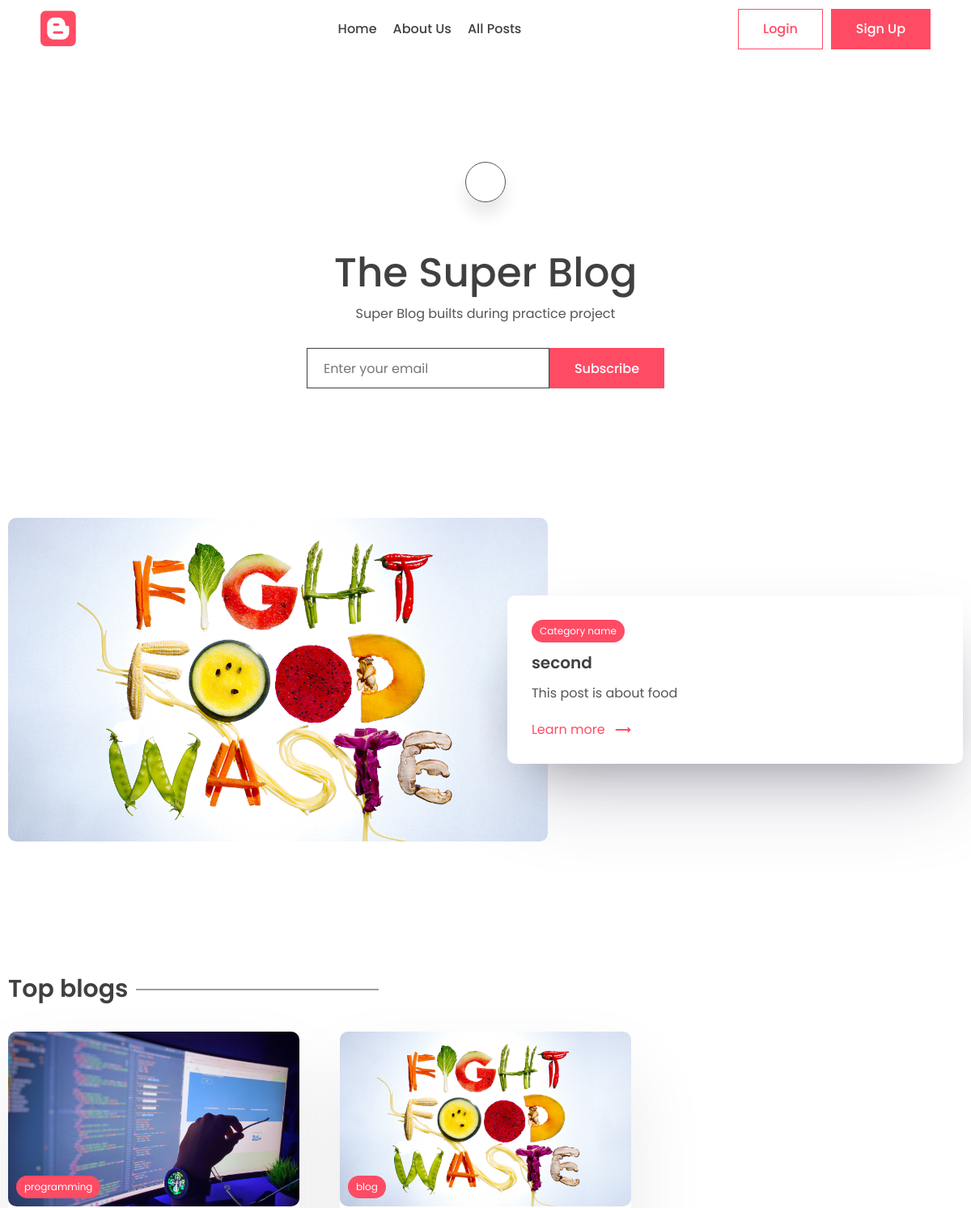
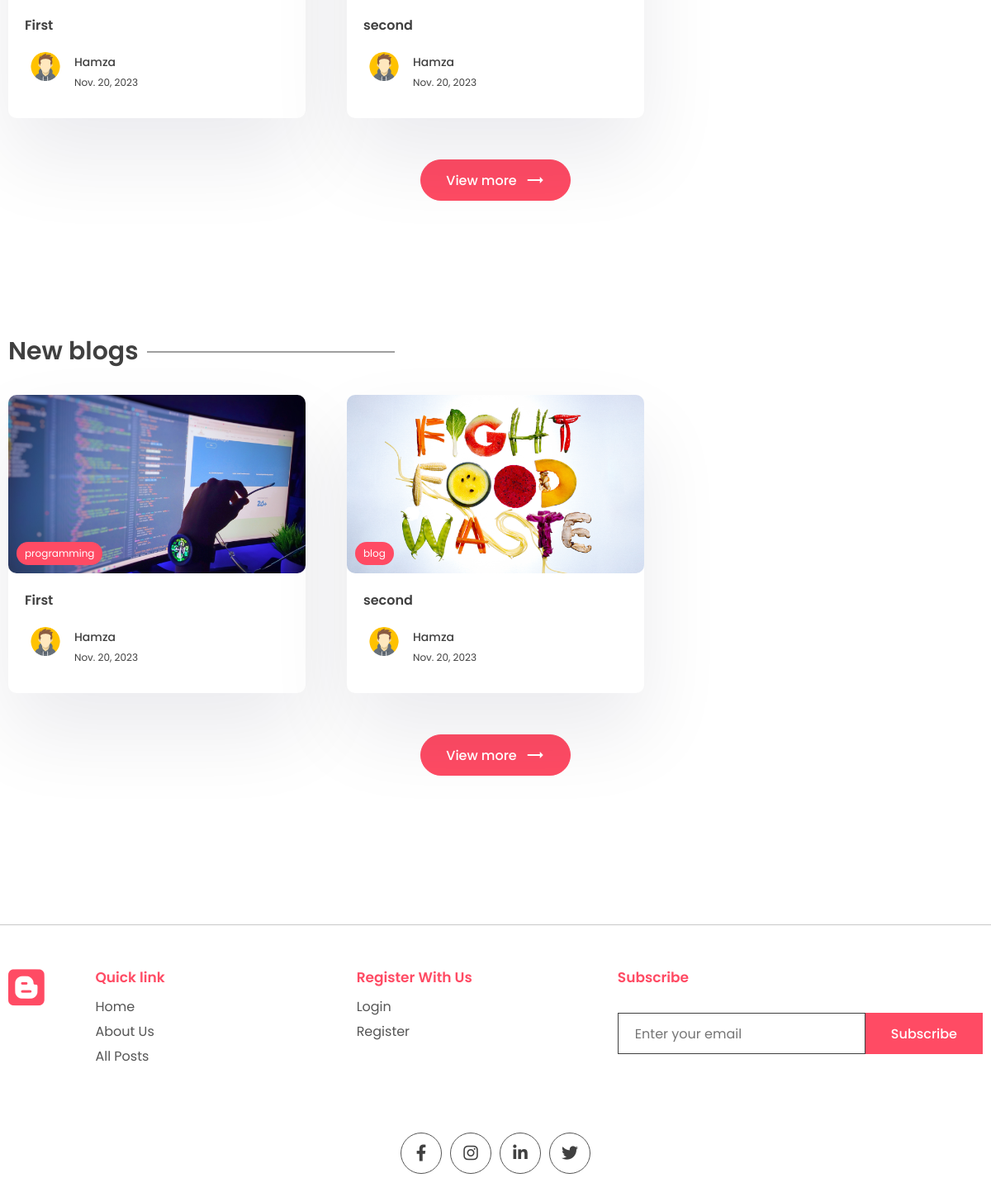
The page / on the database its author committed (2 pictures, top to bottom).
### firstapp/models.py (models this page shows, shortened)
class WebsiteMeta(models.Model):
    title = models.CharField(max_length= 200)
    description = models.CharField(max_length= 500)
    about = models.TextField()

class Post(models.Model):
    title = models.CharField(max_length= 200)
    content = models.TextField()
    last_updated = models.DateTimeField(auto_now = True)
    slug = models.SlugField(max_length = 200, unique= True)
    image = models.ImageField(null=True, blank=True, upload_to="images/")
    tags = models.ManyToManyField(Tag, blank=True, related_name='post')
    view_count = models.IntegerField(null=True, blank=True)
    is_featured = models.BooleanField(default =False)
    author = models.ForeignKey(User, on_delete =models.CASCADE, null=True,blank=True)
    bookmarks = models.ManyToManyField(User,related_name='bookmarks', default=None, blank=True)
    likes = models.ManyToManyField(User,related_name='post_like', default=None, blank=True)

class Tag(models.Model):
    name = models.CharField(max_length = 100)
    description = models.CharField(max_length = 100)
    slug = models.SlugField(max_length=200, unique = True)

class Profile(models.Model):
    user = models.OneToOneField(User, on_delete=models.CASCADE)
    profile_image = models.ImageField(null=True, blank=True, upload_to="images/")
    slug = models.SlugField(max_length=200, unique=True)
    bio = models.CharField(max_length=200)

### firstapp/views.py (the view, shortened to what this page needs)
# urls.py: path('', views.index, name='index'),
def index(request):
    posts = Post.objects.all()
    top_posts = Post.objects.all().order_by('-view_count')[0:3]
    recent_posts = Post.objects.all().order_by('-last_updated')[0:3]
    featured_blog = Post.objects.filter(is_featured= True)
    subscribe_form = SubscribeForm
    website_info = None
    if WebsiteMeta.objects.all().exists():
        website_info = WebsiteMeta.objects.all()[0]
    if featured_blog:
        featured_blog = featured_blog[0]
    subscribe_successful = None
    context = {'posts':posts, 'top_posts': top_posts, 'recent_posts':recent_posts, 'subscribe_form':subscribe_form, 'subscribe_successful':subscribe_successful, 'featured_blog':featured_blog, 'website_info':website_info}
    return render(request,  'firstapp/index.html', context)

### firstapp/templates/firstapp/index.html (shortened to what this page needs)
{% extends "base.html" %}
{% load static %}
{% block content %}
    <main class="sp">
      <div class="container">
        <center>
          <div class="search-bar">
            <a href="{% url 'search' %}" class="animated-search" onclick="searchbar()">
            </a>
          </div>
          <div class="typo">
            {% if website_info.title %}
              <h1 class="title">{{website_info.title}}</h1>
            {% else %}
              <h1 class="title">Website blog title</h1>
            {% endif %}
            {% if website_info.description %}
              <p>
                {{website_info.description}}
              </p>
            {% else %}
              <p>
                Lorem ipsum began as scrambled, nonsensical Latin derived from
                Cicero's 1st-century BC text De Finibus Bonorum et Malorum.
              </p>
            {% endif %}
          </div>
          <div class="newsletter">
            {% if request.session.subscribed == None %}
            <form method="POST">
              {{subscribe_form}}
              <button class="btn btn-primary">Subscribe</button>
            </form>
            {% endif %}
          </div>
        </center>
      </div>
    </main>
    {% if featured_blog %}    <section class="sp">
      <div class="container">
      <a href="{% url 'post_page' featured_blog.slug %}">
        <div class="grid-2">
          <div class="post-img">
            <img src="{{featured_blog.image.url}}" alt="" />
          </div>
          <div class="post-content">
            <div class="cetagory">
              <p>Category name</p>
            </div>
            <h1>
              {{featured_blog.title}}
            </h1>
            <p class="des">
              {{featured_blog.content|truncatechars:200}}
            </p>
            <a class="learn" href="#"
              >Learn more <span class="material-icons"> trending_flat </span></a
            >
          </div>
        </div>
      </a>
      </div>
    </section>
    {% endif %}
    <section class="sp">
      <div class="container">
        <h1 class="sec-title">Top blogs</h1>
        <div class="grid-3">
          {% for post in top_posts %}
            <a href="{% url "post_page" post.slug %}">
                <div class="card">
                  <div class="post-img">
                      <img src="{{post.image.url}}" alt="" />
                      <div class="tag">{{post.tags.all.0.name}}</div>
                  </div>
                  <div class="card-content">
                      <h3>
                      {{post.title}}
                      </h3>
                      <div class="author">
                        <div class="profile-pic">
                          <img src="{{post.author.profile.profile_image.url}}" alt="" />
                        </div>
                        <div class="details">
                          <p>{{post.author.first_name}}</p>
                          <small>{{post.last_updated|date}}</small>
                        </div>
                      </div>
                  </div>
                </div>
            </a>
          {% endfor %}
        </div>
        <center>
          <a href="{% url "all_posts" %}"><button class="btn btn-primary rounded view">
            View more <span class="material-icons"> trending_flat </span>
          </button></a>
        </center>
      </div>
    </section>
    <section class="sp">
      <div class="container">
        <h1 class="sec-title">New blogs</h1>
        <div class="grid-3">
          {% for post in recent_posts %}
            <a href="{% url "post_page" post.slug %}">
                <div class="card">
                <div class="post-img">
                    <img src="{{post.image.url}}" alt="" />
                    <div class="tag">{{post.tags.all.0.name}}</div>
                </div>
                <div class="card-content">
                    <h3>
                    {{post.title}}
                    </h3>
                    <div class="author">
                      <div class="profile-pic">
                        <img src="{{post.author.profile.profile_image.url}}" alt="" />
                      </div>
                      <div class="details">
                        <p>{{post.author.first_name}}</p>
                        <small>{{post.last_updated|date}}</small>
                      </div>
                    </div>
                </div>
                </div>
            </a>
          {% endfor %}
        </div>
        <center>
          <a href="{% url "all_posts" %}"><button class="btn btn-primary rounded view">
            View more <span class="material-icons"> trending_flat </span>
          </button></a>
        </center>
      </div>
    </section>
{% endblock content %}

### templates/base.html (shortened to what this page needs)
{% load static %}
<!DOCTYPE html>
<html lang="en">
  <head>
    <link rel="stylesheet" href="{% static 'app/style.css' %}" />
    <link
      rel="stylesheet"
      href="https://unicons.iconscout.com/release/v2.1.6/css/unicons.css"
    />
    <link
      rel="stylesheet"
      href="https://cdnjs.cloudflare.com/ajax/libs/font-awesome/6.1.1/css/all.min.css"
    />
  </head>
  <body>
    <header>
      <div class="container container-fluid">
        <a href="{% url 'index' %}" class="logo">
          <i class="fa-brands fa-blogger"></i>
        </a>
        <div class="links">
          <a href="{% url 'index' %}">Home</a>
          <a href="{% url 'about' %}">About Us</a>
          <a href="{% url 'all_posts' %}">All Posts</a>
        </div>
        <div class="action-btn">
          {% if user.is_authenticated %}
          <a href="{% url 'logout' %}"
            ><button class="btn btn-scoundary">Logout</button></a
          >
          {% else %}
          <a href="{% url 'login' %}"
          ><button class="btn btn-scoundary">Login</button></a
          >
          <a href="{% url 'register' %}">
            <button class="btn btn-primary">Sign Up</button></a
            >
          {% endif %}
        </div>
      </div>
    </header>
   {% block content %}
   {% endblock content %}
    <footer>
      <div class="container">
        <div class="grid-4">
          <div class="logo f-logo">
            <i class="fa-brands fa-blogger"></i>
          </div>
          <div class="link">
            <h2>Quick link</h2>
            <div class="q-link">
              <a href="{% url 'index' %}">Home</a>
              <a href="{% url 'about' %}">About Us</a>
              <a href="{% url 'all_posts' %}">All Posts</a>
            </div>
          </div>
          <div class="link">
          {% if user.is_authenticated %}
            <h2>Your Favourite</h2>
            <div class="q-link">
              <a href="{% url 'all_liked_posts' %}">All Liked Posts</a>
              <a href="{% url 'all_bookmarked_posts' %}">Bookmarks</a>
            </div>
          {% else %}
            <h2>Register With Us</h2>
            <div class="q-link">
              <a href="{% url 'login' %}">Login</a>
              <a href="{% url 'register' %}">Register</a>
            </div>
          {% endif %}
          </div>
          <div class="news-signup">
            <h2>Subscribe</h2>
            <div class="newsletter">
              <form method="POST">
                <input
                  type="email"
                  name="email"
                  maxlength="100"
                  placeholder="Enter your email"
                  required=""
                  id="id_email"
                />
                <button class="btn btn-primary">Subscribe</button>
              </form>
            </div>
          </div>
        </div>
        <div class="share">
          <div class="social">
            <a href="#">
              <i class="fa-brands fa-facebook-f"></i>
            </a>
            <a href="#">
              <i class="fa-brands fa-instagram"></i>
            </a>
            <a href="#">
              <i class="fa-brands fa-linkedin-in"></i>
            </a>
            <a href="#">
              <i class="fa-brands fa-twitter"></i>
            </a>
          </div>
        </div>
      </div>
    </footer>
  </body>
</html>

### rows shown on the page
WebsiteMeta: title "The Super Blog", description "Super Blog builts during practice project"
Post: image (picture), title "second", content "This post is about food", tags.all.0.name "blog", author.profile.profile_image (picture), author.first_name "Hamza", last_updated "Nov. 20, 2023"
Post: image (picture), tags.all.0.name "programming", title "First", author.profile.profile_image (picture), author.first_name "Hamza", last_updated "Nov. 20, 2023"
